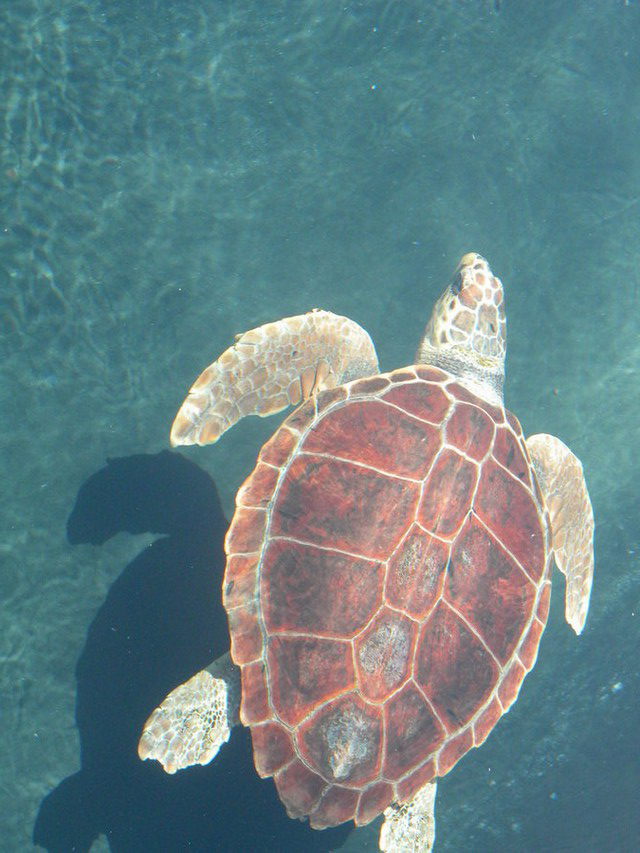
#> input picture relatorios/samples/carettacaretta/main_carettacaretta.jpg, 640 x 853 px; its folder holds only this picture in this run
$ python histogramaColoridoTesteComparacaoHSV.py --dataset ../relatorios/samples/carettacaretta --image ../relatorios/samples/carettacaretta/main_carettacaretta.jpg   (Python 2 division)   (older library calls are emulated)
#> lines starting #> are read from the running program, lines starting #| are printed output that depends on the picture
import cv2
import numpy as np
from matplotlib import pyplot as plt
import pickle
import glob
import argparse

def chi2_distance(histA, histB, eps = 1e-10):
		# compute the chi-squared distance
		d = 0.5 * np.sum([((a - b) ** 2) / (a + b + eps)
			for (a, b) in zip(histA, histB)])

		# return the chi-squared distance
		return d


# construct the argument parser and parse the arguments
ap = argparse.ArgumentParser()
ap.add_argument("-d", "--dataset", required = True,
	help = "Path to the directory of images")
ap.add_argument("-i", "--image", required = True,
	help = "PathName of Image to be compared")

args = vars(ap.parse_args())

# initialize the index dictionary to store the image name
# and corresponding histograms and the images dictionary
# to store the images themselves
index = {}
images = {}

histNumBins=[128,128,128]

hbins = 180
sbins = 255
hrange = [0,180]
srange = [0,256]
ranges = hrange+srange

# loop over the image paths
for imagePath in glob.glob(args["dataset"] + "/*/*[0-9].jpg"):
	# extract the image filename (assumed to be unique) and
	# load the image, updating the images dictionary
	#filename = imagePath.split("\\")[-1]
	filename = imagePath
	image = cv2.imread(imagePath)
	images[filename] = cv2.cvtColor(image, cv2.COLOR_BGR2HSV)

	# extract a 3D RGB color histogram from the image,
	# using 8 bins per channel, normalize, and update
	# the index
	hist = cv2.calcHist([image],[0,1],None,[180,256],ranges)
	cv2.normalize(hist,hist,0,255,cv2.NORM_MINMAX)
	index[filename] = hist
	print filename

#Imagem do proprio set
#mainImagePath=index.items()[15][0]
#mainHist =index.items()[15][1]

#nova imagem
#initialize query image
mainImagePath=args["image"]
mainImage= cv2.imread(mainImagePath)
#> mainImage is the input picture: shape (853, 640, 3); mean B, G, R 133.5, 130, 102.5
mainImage=cv2.cvtColor(mainImage, cv2.COLOR_BGR2HSV)
#> mainImage: shape (853, 640, 3); mean H, S, V 84.8, 96, 143.3
mainHist =cv2.calcHist([mainImage],[0,1],None,[180,256],ranges)
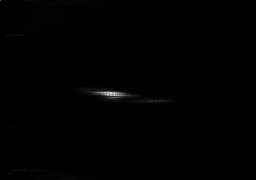
#> mainHist: shape (180, 256) float32; min 0, max 3384, mean 11.8; drawn with min black and max white
cv2.normalize(mainHist,mainHist,0,255,cv2.NORM_MINMAX)
print mainHist
#> (printed output is left out)


# initialize OpenCV methods for histogram comparison
OPENCV_METHODS = (
	("Correlation", cv2.cv.CV_COMP_CORREL),
	("Chi-Squared", cv2.cv.CV_COMP_CHISQR),
	("Intersection", cv2.cv.CV_COMP_INTERSECT),
	("BHATTACHARYYA", cv2.cv.CV_COMP_BHATTACHARYYA))

# loop over the comparison methods
for (methodName, method) in OPENCV_METHODS:
        histReport="""<html>
        <head>
        </head>

        <body><div style=\"border:1px solid black; height:90px\">
                        <div style=\"float:left; padding-right:5px;\">
                        <img src=\""""+mainImagePath+"""\"/>
                        </div>
                        <div>
                        <p>Query Image:"""+mainImagePath+"""</p>

                </span>
                        </div>
                </div><\br>"""
        # initialize the results dictionary and the sort
        # direction
        results = {}
        reverse = False

	# if we are using the correlation or intersection
	# method, then sort the results in reverse order
        if methodName in ("Correlation", "Intersection"):
                reverse = True

        # loop over the index
        for (name, hist) in index.items():
                # compute the distance between the two histograms
                # using the method and update the results dictionary
                d = cv2.compareHist(hist, mainHist, method)
                results[name] = d

        # sort the results
        results = sorted([(v, k) for (k, v) in results.items()], reverse = reverse)


        # loop over the results
        for (i, (value, name)) in enumerate(results):
                # show the result
                print  methodName ,name
                histText=""
                histReportLine=""
                histReportLine+= """<div style=\"border:1px solid black; height:90px\">
                        <div style=\"float:left; padding-right:5px;\">
                        <img src=\""""+name+"""\"/>
                        </div>
                        <div>
                        <p>"""+name+"""</p>
                        <span style="float:top;\">
                        """+str(value)+"""
                </span>
                        </div>
                </div>"""
                histReport+=histReportLine

        histReport+="</body></html>"
        text_file = open(".\\relatorios\\"+methodName+".html", "w")
        text_file.write(histReport)
        text_file.close()
